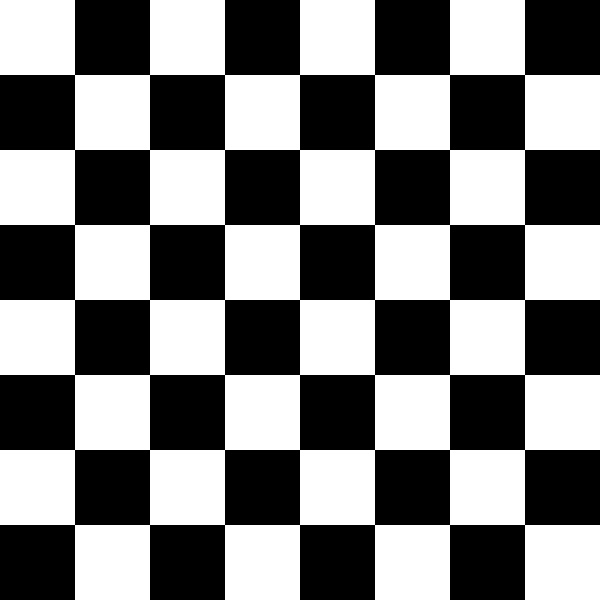
//> input picture cvChess.jpg, 600 x 600 px, given in place of the camera
$ ./contour_cam_working_linux   (built with g++ and OpenCV 4)
//> lines starting //> are read from the running program, lines starting //| are printed output that depends on the picture; after the words box and inside, x2 and y2 are one past the last pixel; in counts of white or black regions, pixels touching at a corner belong together
#include <opencv2/opencv.hpp> //Include file for every supported OpenCV function
#include<iostream>


#include "opencv2/core/core.hpp"
#include "opencv2/highgui/highgui.hpp"
#include "opencv2/imgproc/imgproc.hpp"


using namespace cv;
using namespace std;

int main()
{
	char charCheckForEscKey = 0; // variable for escape key
	// Set up Matrices data types for the various input/output images
	Mat imgOriginal;
	Mat imgCanny;
	Mat imgBlurred;
	Mat gray;

	cv::VideoCapture capWebcam(0);   // declare a VideoCapture object to associate webcam, 0 means use 1st (default) webcam

	if (capWebcam.isOpened() == false)  //  To check if object was associated to webcam successfully
	{
		std::cout << "error: Webcam connect unsuccessful\n"; // if not then print error message
		return(0);            // and exit program
	}
	while (charCheckForEscKey != 27 && capWebcam.isOpened()) {            // until the Esc key is pressed or webcam connection is lost
		bool blnFrameReadSuccessfully = capWebcam.read(imgOriginal);   // get next frame
//> imgOriginal is the input picture: 600 rows x 600 cols, CV_8UC3; min 0, max 255, mean 127.5

		if (!blnFrameReadSuccessfully || imgOriginal.empty()) {    // if frame read unsuccessfully
			std::cout << "error: frame can't read \n";      // print error message
			break;
		}

		cvtColor(imgOriginal, gray, CV_BGR2GRAY);// Convert to gray
		Canny(gray, imgCanny, 100, 200, 3); // Simple Line detection function
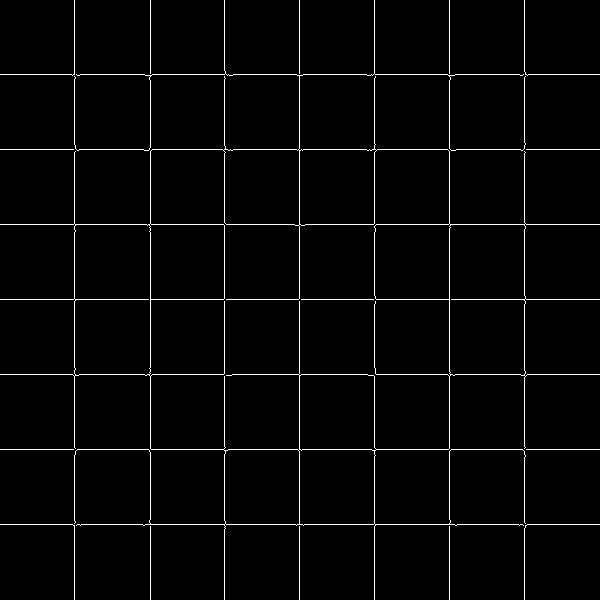
//> imgCanny: 600 rows x 600 cols, CV_8UC1; 2.3% white in thin lines or dots

		GaussianBlur(imgCanny, imgBlurred, cv::Size(5, 5), 1.8);    // Reduce the noise on the image
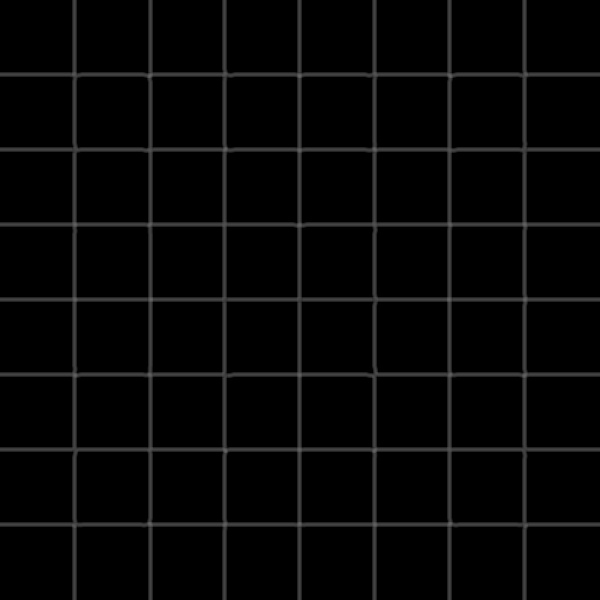
//> imgBlurred: 600 rows x 600 cols, CV_8UC1; min 0, max 102, mean 5.9
		/// Find contours
		imshow("gray", imgBlurred); int largest_area = 0;
		int largest_contour_index = 0;
		Rect bounding_rect;
		vector<vector<Point> > contours; // Vector for storing contour
		vector<Vec4i> hierarchy;
		findContours(imgBlurred, contours, hierarchy, CV_RETR_CCOMP, CV_CHAIN_APPROX_SIMPLE);
//> contours = 37 contours; largest, box (x1, y1, x2, y2) and area: (0, 0, 600, 600) 214358, (76, 376, 149, 448) 5098, (76, 151, 149, 223) 5098, (76, 301, 149, 373) 5096, (76, 451, 149, 523) 5092
		// iterate through each contour.
		for (int i = 0; i < contours.size(); i++)
		{
			//  Find the area of contour
			double a = contourArea(contours[i], false);
			if (a > largest_area) {
				largest_area = a;
				//cout << i << " area  " << a << endl;
				// Store the index of largest contour
				largest_contour_index = i;
				// Find the bounding rectangle for biggest contour
				bounding_rect = boundingRect(contours[i]);
			}
		}
//> this loop made 37 passes
//> (a, largest_area, bounding_rect) on pass 1: (214358.5, 214358, Rect(0, 0, 600, 600))
//> a on passes 2 to 7: 5031.5, 5032.5, 5034, 5027, 4968, 5092.5
//> after the loop, largest_area = 214358; largest_contour_index = 0
		Mat cropImg = imgBlurred(bounding_rect);
		imwrite("cropOut.png", imgBlurred);

		Point offSet; // Create a new point to hold the offset of the centre of the 'cell'
		// This loop gives me access to the points stored on the contour
		for (size_t X = 0; X < contours.size(); ++X)
			for (size_t Y = 0; Y < contours[X].size(); Y++)
			{
				Point currentContourPixel = contours[X][Y]; //Store each point in a new contour point

				if (currentContourPixel.x < 100 && currentContourPixel.y < 100) { // We now this will be the top left square contour
					cout << "co-ors: x = " << currentContourPixel.x << " y = " << currentContourPixel.y << endl;

					offSet = Point(currentContourPixel.x + 50, currentContourPixel.y + 48);

					//rectangle(cropImg, Point(45, 45), Point(55, 55), Scalar(255, 255, 255), 1, 1, 0); // Simply draws a rectangle at given co-ords
					cv::putText(cropImg, "A8", cv::Point(50, 50), cv::FONT_HERSHEY_DUPLEX, 0.8, Scalar(102, 255, 102), 2); // Put some text on the image
				}
			}
//> this loop made 37 passes
//> offSet on passes 1 to 12: Point(126, 48), Point(126, 48), Point(126, 48), Point(126, 48), Point(126, 48), Point(126, 48), Point(126, 48), Point(126, 48), Point(126, 48), Point(126, 48), Point(126, 48), Point(126, 48)
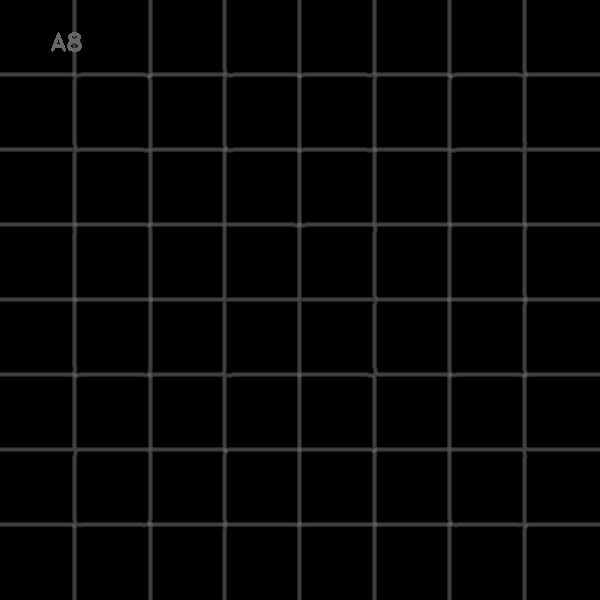
//> cropImg: 600 rows x 600 cols, CV_8UC1; 0.09% of pixels changed, all inside (x1, y1, x2, y2) = (51, 32, 82, 52)

		Point centredPx;
		Point centre[8][8];

		for (size_t y = 0; y < 8; y++) {
			for (size_t x = 0; x < 8; x++)
			{
				centredPx = Point(offSet.x + x * 100, offSet.y + y * 100);
				centre[x][y] = centredPx;

				rectangle(cropImg, Point(centredPx.x - 5, centredPx.y - 5), Point(centredPx.x + 5, centredPx.y + 5), Scalar(255, 255, 255), 1, 1, 0); // Simply draws a rectangle at given co-ords
			}
		}
//> this loop made 8 passes
//> centredPx on passes 1 to 8: Point(828, 125), Point(828, 225), Point(828, 325), Point(828, 425), Point(828, 525), Point(828, 625), Point(828, 725), Point(828, 825)
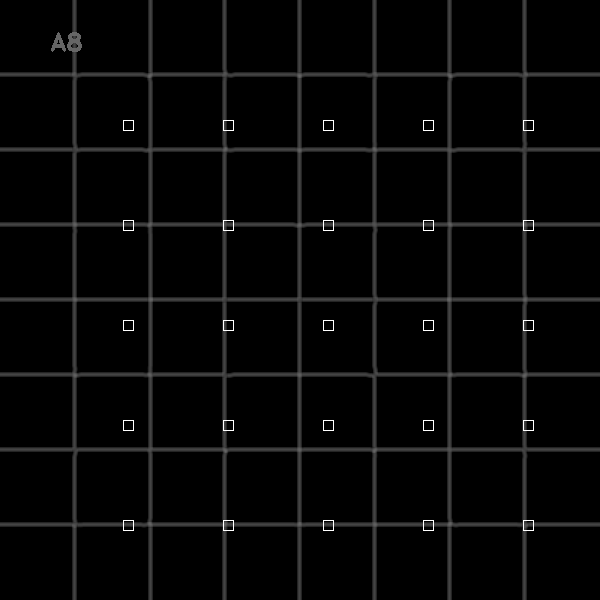
//> cropImg: 600 rows x 600 cols, CV_8UC1; 0.28% of pixels changed, all inside (x1, y1, x2, y2) = (123, 120, 534, 531)

		Scalar color(255, 255, 255);  // color of the contour in the image
		//Draw the contour and rectangle
		drawContours(imgOriginal, contours, largest_contour_index, color, CV_FILLED, 8, hierarchy);
		rectangle(imgOriginal, bounding_rect, Scalar(0, 255, 0), 2, 8, 0);
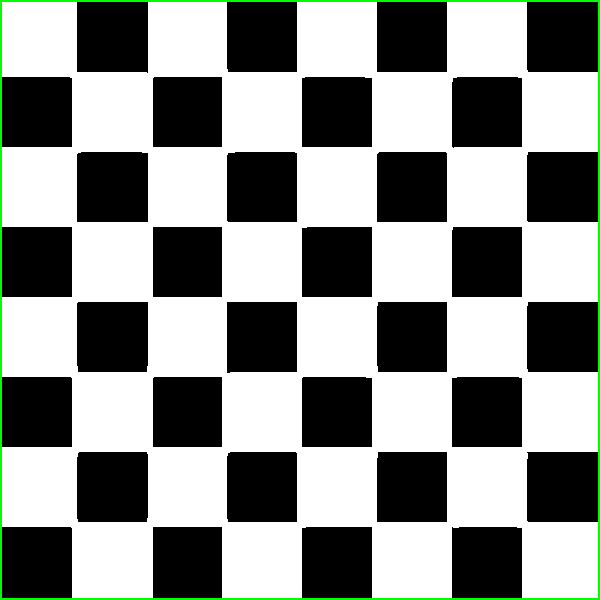
//> imgOriginal: 600 rows x 600 cols, CV_8UC3; mean B, G, R 140.3, 143.7, 140.3
		imshow("Largest Contour", cropImg);
		namedWindow("Display window", CV_WINDOW_AUTOSIZE);
		imshow("Display window", imgOriginal);
		charCheckForEscKey = cv::waitKey(1);        // delay and get key press
//> the Esc key is pressed
	}
	return 0;
}
